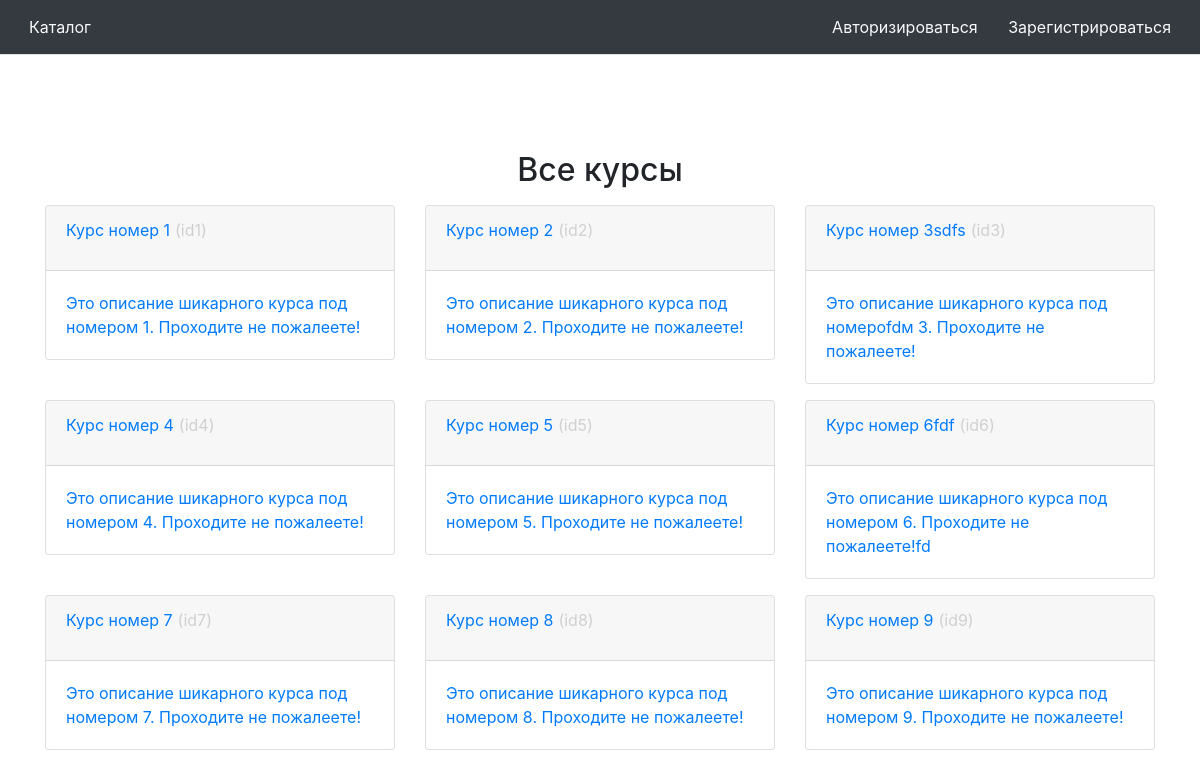
Before: / with the older database file.
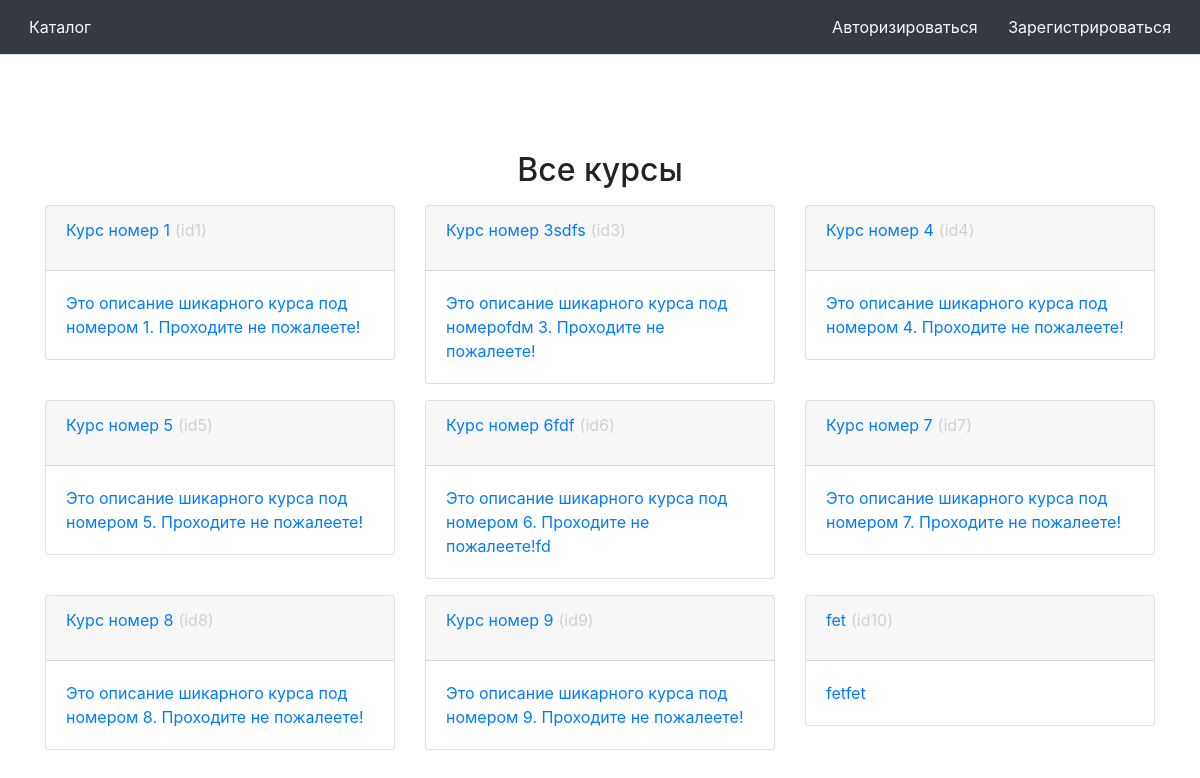
After: the same page with the newer database file.
### models/course.py (models this page shows)
class Course(db.Model):
    id = db.Column(db.Integer, primary_key=True)
    name = db.Column(db.String(512))
    description = db.Column(db.String(4096))
    attempts = db.relationship('Attempt', backref='attempt_course', lazy=True)
    tasks = db.relationship('Task', backref='task_course', lazy=True)
    author_id = db.Column(db.Integer, db.ForeignKey('user.id'))

### controllers/catalog.py (the view)
@app.route('/')
def catalog():  # put application's code here
    course_info_list = get_popular_courses(9)
    if not current_user.is_authenticated:
        return render_template('catalog.html', current_user_id=False, title_name="Все курсы",
                               course_info_list=course_info_list, len=len, str=str)
    return render_template('catalog.html', current_user_id=current_user.id, title_name="Все курсы", course_info_list=course_info_list, len=len, str=str)

### models/course.py (called while the page is built)
def get_popular_courses(count):
    return Course.query.limit(count).all()

### templates/catalog.html (shortened to what this page needs)
{% from 'header.html' import header %}
{% from 'course_card.html' import course_card %}
<!DOCTYPE html>
<html lang="ru">
{{ header("Каталог", current_user) }}
<body>
    <div class="container">
        <div class="row mb-2">
            <div class="col-3"></div>
            <div class="col-6">
                <h2 class="text-center">{{title_name}}</h2>
            </div>
            <div class="col-3"></div>
        </div>
        {% for i in range(len(course_info_list)) %}
            {% if i % 3 == 0 %}
                <div class="row mb-3">
            {% endif %}
            <div class="col-4">
            {{ course_card(course_info_list[i], str, current_user_id) }}
            </div>
            {% if i % 3 == 2 %}
                </div>
            {% endif %}
        {% endfor %}
    </div>
</body>
</html>

### templates/course_card.html (shortened to what this page needs)
{% macro course_card(course_info, str, current_user_id) %}
    <a href="{{ url_for('course', id=course_info.id) }}">
        <div class="card">
            <div style="display: -webkit-inline-flex" class="card-header">
                {{course_info.name+' '}}
                <p style="color: #d0d0d0; margin-left: 5px;">{{ " "+" (id" }}{{ course_info.id }})</p>
            </div>
            <div class="card-body">{{ course_info.description}}</div>
        </div>
    </a>
{% endmacro %}

Changed rows visible on the page:
removed Course: name "Курс номер 2", id "2", description "Это описание шикарного курса под номером 2. Проходите не пожалеете!"
now on this page (row unchanged): Course: name "fet", id "10", description "fetfet"
Other visible differences:
new list line: "(id )"
list line gone: "(id )"
